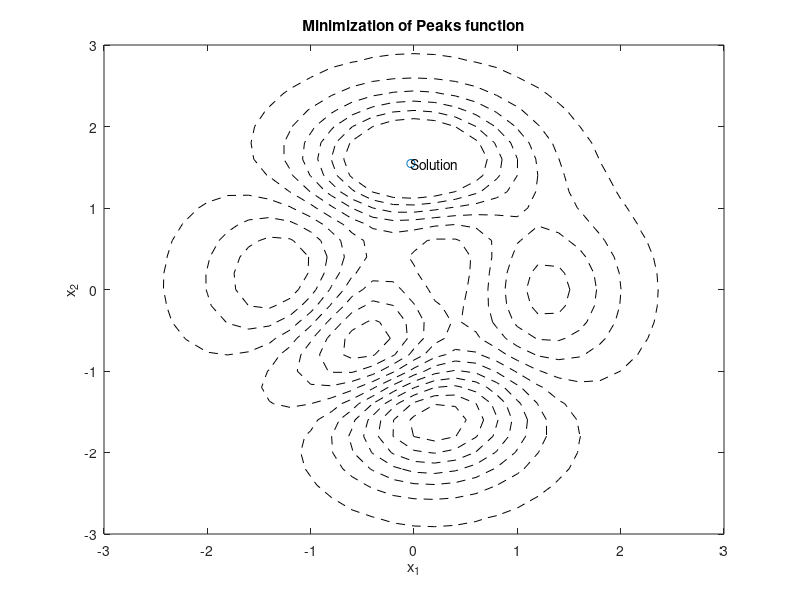

Here is the MATLAB script that generated this plot:
echo off
X = [-3:0.2:3]';
Y = [-3:0.2:3]';
[x,y]=meshgrid(X',Y') ;
func = 3*(1-x).^2.*exp(-x.^2-(y+1).^2)-10.*(x/5-x.^3-y.^5).*exp(-x.^2-y.^2)-exp(-(x+1).^2-y.^2)/3;
func = -func;
clf
levels = exp(-5:10);
levels = [-5:0.9:10];
contour(X,Y,func,levels,'k--')
xlabel('x_1')
ylabel('x_2')
title('Minimization of Peaks function')
drawnow;
hold on
plot(-0.0303,1.5455,'o')
text(-0.0303,1.5455,'Solution')